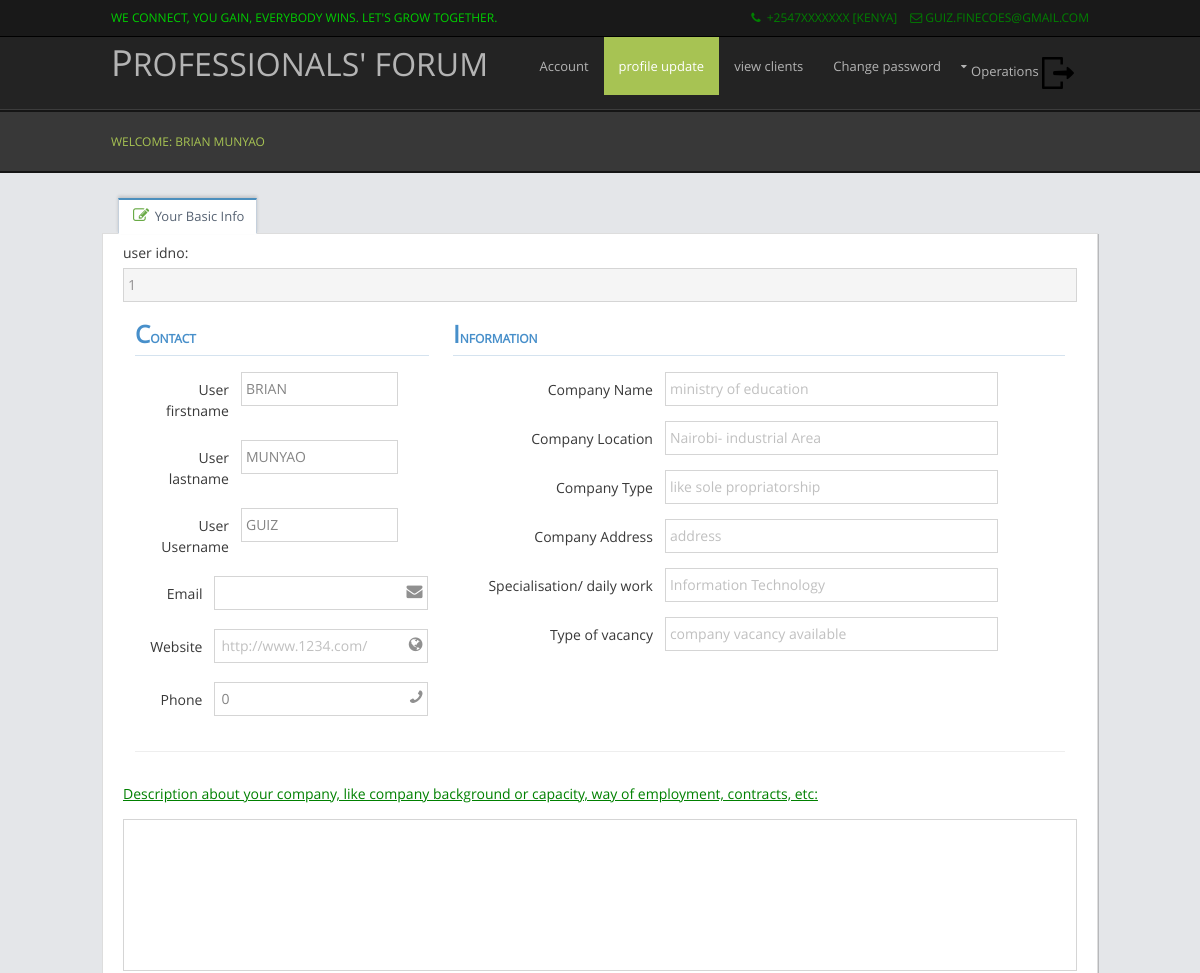
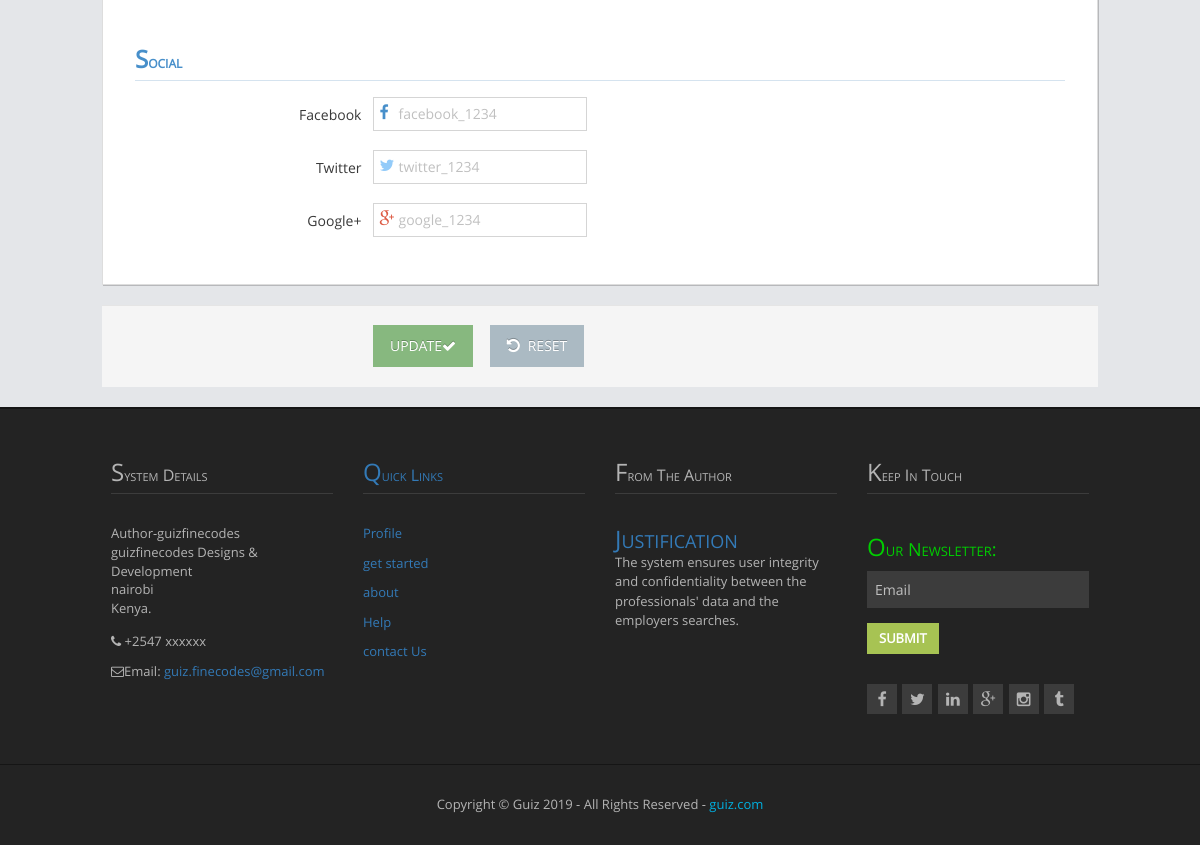
Page /employer_update_profile.php?id=1 (signed in) on the committed database (2 pictures, top to bottom).
### tables this page shows
CREATE TABLE IF NOT EXISTS `users` (
  `user_id` int(11) NOT NULL AUTO_INCREMENT,
  `firstname` varchar(20) NOT NULL,
  `lastname` varchar(20) NOT NULL,
  `username` varchar(20) NOT NULL,
  `email` text NOT NULL,
  `password` text NOT NULL,
  `role` varchar(30) NOT NULL,
  `avatar` longtext NOT NULL,
  `nationality` varchar(20) NOT NULL,
  `county` varchar(20) NOT NULL,
  `education` varchar(1000) NOT NULL,
  `profession` varchar(1000) NOT NULL,
  `status` varchar(100) NOT NULL,
  `gender` varchar(11) NOT NULL,
  `age` int(11) NOT NULL,
  `file` varchar(100) NOT NULL,
  `type` varchar(10) NOT NULL,
  `size` int(11) NOT NULL,
  `birthdate` date NOT NULL,
  `website` varchar(1000) NOT NULL,
  `phone` int(15) NOT NULL,
  `textarea` varchar(5000) NOT NULL,
  `location` varchar(100) NOT NULL,
  `address` varchar(1000) NOT NULL,
  `company_type` varchar(100) NOT NULL,
  `company_name` varchar(100) NOT NULL,
  `company_email` varchar(100) NOT NULL,
  `company_phone` int(28) NOT NULL,
  `specialisation` varchar(1000) NOT NULL,
  `company_website` varchar(100) NOT NULL,
  `information` varchar(1000) NOT NULL,
  `vacancy` varchar(1000) NOT NULL,
  `active` varchar(11) NOT NULL,
  PRIMARY KEY (`user_id`)
);

### employer_update_profile.php (the view, shortened to what the rows shown need)
<?php
$id = $_GET['id'];
    $select = "SELECT * FROM
            users WHERE user_id='$id'";
    $qry=mysql_query($select);
        if($qry)
        {
        while($rec = mysql_fetch_array($qry)){
            $firstname = "$rec[firstname]";
            $lastname = "$rec[lastname]";
            $username = "$rec[username]";
            $company_phone = "$rec[company_phone]";
            }
        }
  ?>
<!DOCTYPE html>
<html>
<head>
<link href="layout/styles/layout.css" rel="stylesheet" type="text/css" media="all">
</head>
<body id="top">
<div class="wrapper row1">
  <header id="header" class="clear">
    <div id="logo" class="fl_left">
      <h1><a href="employer.php <?php echo '?id='.$id; ?>">PROFESSIONALS' FORUM</a></h1>
    </div>
  </header>
</div>
		<link rel="stylesheet" href="assets/new/css/bootstrap.min.css" />
		<link rel="stylesheet" href="assets/new/font-awesome/4.2.0/css/font-awesome.min.css" />
		<link rel="stylesheet" href="assets/new/css/jquery-ui.custom.min.css" />
		<link rel="stylesheet" href="assets/new/css/jquery.gritter.min.css" />
		<link rel="stylesheet" href="assets/new/css/select2.min.css" />
		<link rel="stylesheet" href="assets/new/css/datepicker.min.css" />
		<link rel="stylesheet" href="assets/new/css/bootstrap-editable.min.css" />
		<link rel="stylesheet" href="assets/new/css/ace.min.css" class="ace-main-stylesheet" id="main-ace-style" />
<div>
									<div id="user-profile-3" class="user-profile row">
										<div class="col-sm-offset-1 col-sm-10">
											<form class="form-horizontal" action="update_profile2.php" method="post" enctype="multipart/form-data">
												<div class="tabbable">
													<div class="tab-content profile-edit-tab-content">
														<div id="edit-basic" class="tab-pane in active">
															<div class="row">
																<div class="col-xs-12 col-sm-4">
																	<div class="form-group">
																		<div class="col-sm-8">
																			<input class="col-xs-12 col-sm-10" type="text" required="" id="form-field-username" placeholder="firstname" name="firstname" value="<?php echo $firstname ?>" >
																		</div>
																	</div>
																	<div class="form-group">
																		<div class="col-sm-8">
																			<input class="col-xs-12 col-sm-10" type="text" required="" id="form-field-username" placeholder="lastname" name="lastname" value="<?php echo $lastname ?>"/>
																		</div>
																	</div>
																	<div class="form-group">
																		<div class="col-sm-8">
																			<input class="col-xs-12 col-sm-10" type="text" required="" id="form-field-username" placeholder="Username" name="username" value="<?php echo $username ?>">
																		</div>
																	</div>
															<div class="form-group">
																<div class="col-sm-9">
																	<span class="input-icon input-icon-right">
																		<input  name="company_phone" required="" type="text" id="form-field-phone" value="<?php echo $company_phone ?>" />
																		<i class="ace-icon fa fa-phone fa-flip-horizontal"></i>
																	</span>
																</div>
															</div>
</div>
															</div>
														</div>
													</div>
												</div>
											</form>
										</div>
									</div>
								</div>
<div class="wrapper row4">
  <footer id="footer" class="clear">
    <div class="one_quarter">
      <article>
        <h2 class="nospace"><a href="#">Justification</a></h2>
      </article>
    </div>
  </footer>
</div>
</body>
</html>

### rows in the picture
users: firstname "BRIAN", lastname "MUNYAO", username "GUIZ", company_phone "0"

### other values in the picture
$_SESSION['firstname'] "BRIAN"
$_SESSION['lastname'] "MUNYAO"
